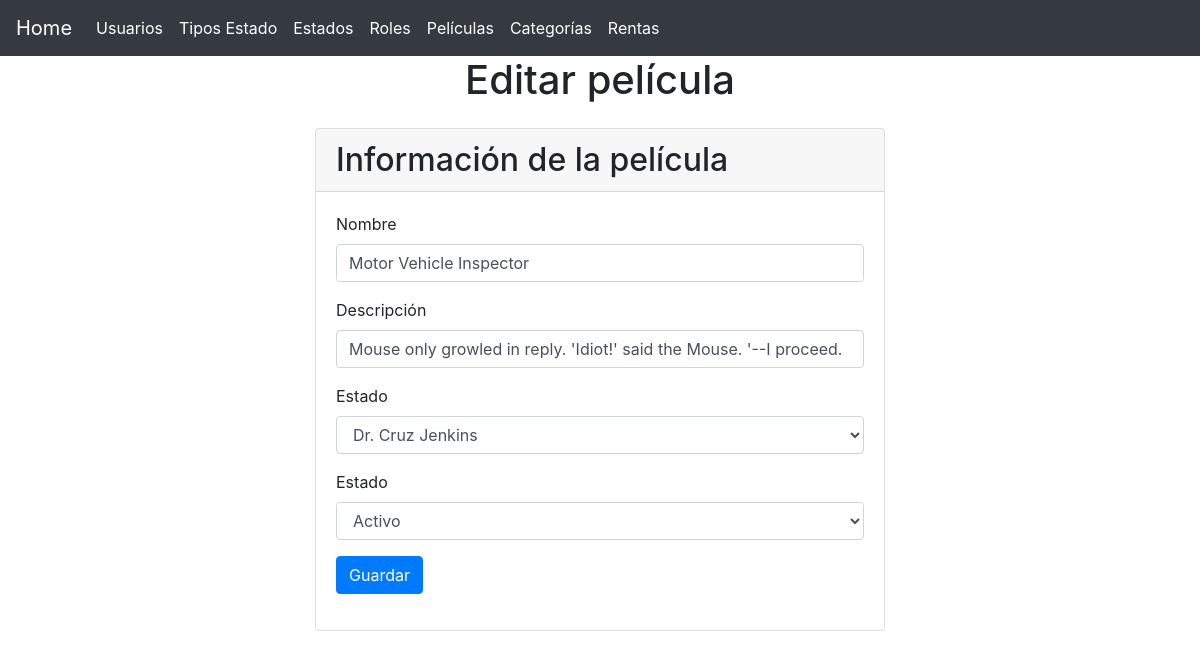
Screenshot of /?controller=movie&method=edit&id=1 with the database file from the repository.
### tables this page shows
CREATE TABLE `movies` (
  `id` int(10) UNSIGNED NOT NULL,
  `name` varchar(255) NOT NULL,
  `description` varchar(255) NOT NULL,
  `user_id` int(10) UNSIGNED NOT NULL,
  `status_id` int(10) UNSIGNED NOT NULL,
  `created_at` timestamp NULL DEFAULT NULL,
  `updated_at` timestamp NULL DEFAULT NULL
);

### models/Movie.php (called while the page is built, shortened)
<?php
class Movie
{
	private $pdo;
	function __construct()
	{
		try {
    		$this->pdo = new Database;
	    } catch (PDOException $e) {
	    	die($e->getMessage());
	    }
	}
    public function getById($id)
    {
        try {
            $strSql = "SELECT * FROM movies WHERE id = :id";
            $arrayData = ['id' => $id];
            $query = $this->pdo->select($strSql, $arrayData);
            return $query;
        } catch (PDOException $e) {
            die($e->getMessage());
        }
    }
}

### providers/Database.php (called while the page is built, shortened)
<?php
class Database extends PDO
{
    public function select($strSql, $arrayData = array(), $fetchMode = PDO::FETCH_OBJ)
    {
    	$query = $this->prepare($strSql);
    	foreach ($arrayData as $key => $value)
    		$query->bindParam(":$key",$value);
    	if( !$query->execute() ) {
    		echo "Error, la consulta no se realizó";
    	} else {
    		return $query->fetchAll($fetchMode);
    	}
    }
}

### models/User.php (called while the page is built, shortened)
<?php
class User
{
	private $pdo;
    public function __construct()
    {
    	try {
    		$this->pdo = new Database;
	    } catch (PDOException $e) {
	    	die($e->getMessage());
	    }
    }
    public function getAll()
    {
    	try {
    		$strSql = "SELECT u.*, s.name as status, r.name as role FROM users u INNER JOIN statuses s ON s.id = u.status_id INNER JOIN roles r ON r.id = u.role_id";
    		$query = $this->pdo->select($strSql);
    		return $query;
	    } catch (PDOException $e) {
	    	die($e->getMessage());
	    }
    }
}

### models/Status.php (called while the page is built, shortened)
<?php
class Status
{
	private $pdo;
	public function __construct()
	{
		try {
			$this->pdo= new Database;
		} catch (Exception $e) {
			die($e->getMessage());
		}
	}
	public function GetAll(){
		try {
			$strSQL="SELECT s.*, ts.name as type FROM statuses s INNER JOIN type_statuses ts ON ts.id = s.type_status_id";
			$query =$this->pdo->select($strSQL);
			return $query;
		} catch (Exception $e) {
			die($e->getMessage());
		}
	}
}

### views/movie/edit.php (the view, shortened to what this page needs)
<main class="container">
	<div class="row">
		<h1 class="col-md-12 d-flex justify-content-center">Editar película</h1>
	</div>
	<section class="row mt-3">
		<div class="card w-50 m-auto">
			<div class="card-header container">
				<h2 class="m-auto">Información de la película</h2>
			</div>
			<div class="card-body w-100">
				<form action="?controller=movie&method=update" method="post">
					<div class="form-group">
						<label>Nombre</label>
						<input type="text" name="name" class="form-control" placeholder="Harry Potter" value="<?php echo $movie[0]->name ?>">
					</div>
					<div class="form-group">
						<label>Descripción</label>
						<input type="text" name="description" class="form-control" placeholder="" value="<?php echo $movie[0]->description ?>">
					</div>
					<div class="form-group">
                        <label>Estado</label>
                        <select name="user_id" class="form-control">
                             <?php
                            	foreach($users as $user) {
                            		if($user->id === $movie[0]->user_id) {
                            ?>
                                		<option selected value="<?php echo $user->id ?>"><?php echo $user->name ?></option>
                            <?php
                            		} else {
                            ?>
                                		<option value="<?php echo $user->id ?>"><?php echo $user->name ?></option>
                            <?php
                            		}
                            	}
                            ?>
                        </select>
                    </div>
					<div class="form-group">
                        <label>Estado</label>
                        <select name="status_id" class="form-control">
                             <?php
                            	foreach($statuses as $status) {
                            		if($status->id === $movie[0]->status_id) {
                            ?>
                                		<option selected value="<?php echo $status->id ?>"><?php echo $status->name ?></option>
                            <?php
                            		} else {
                            ?>
                                		<option value="<?php echo $status->id ?>"><?php echo $status->name ?></option>
                            <?php
                            		}
                            	}
                            ?>
                        </select>
                    </div>
					<div class="form-group">
						<button class="btn btn-primary">Guardar</button>
					</div>
				</form>
			</div>
		</div>
	</section>
</main>

### rows the page displays
movies: name "Motor Vehicle Inspector", description "Mouse only growled in reply. 'Idiot!' said the Mouse. '--I proceed."

### other values shown
form field user_id "Dr. Cruz Jenkins"
form field status_id "Activo"
